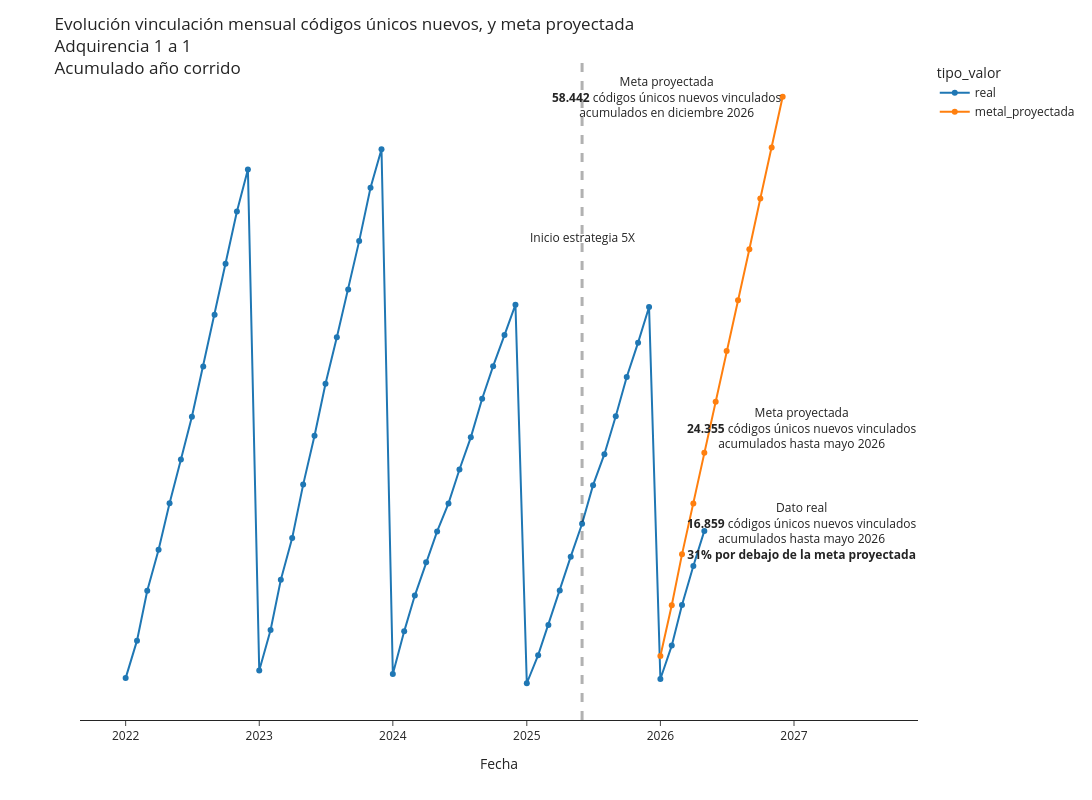

Write notebook code for a chart like this one.
### Code cell
fig = px.line(df_plot, x="fecha", y="valor", color='tipo_valor',markers=True, template='simple_white', width=1600, height=800)
fig.add_vline(x='2025-06-01', line_width=3, line_dash="dash")
fig.update_layout(
    title={
        'text': "Evolución vinculación mensual códigos únicos nuevos, y meta proyectada<br>Adquirencia 1 a 1<br>Acumulado año corrido",
        'xanchor': 'left',
        'yanchor': 'top'},
    xaxis=dict(
            title=dict(
                text="Fecha"
            )),
    yaxis=dict(
            title=dict(
                text="Número de códigos únicos nuevos vinculados<br>acumulados año corrido<br>adquirencia 1 a 1"
            ))
)

fig.update_yaxes(visible=False)
fig.add_annotation(x='2025-06-01', y=45000,
            text="Inicio estrategia 5X",
            showarrow=False,
            arrowhead=1)

fig.add_annotation(x='2026-12-01', y=58452,
            text="Meta proyectada<br><b>58.442</b> códigos únicos nuevos vinculados<br>acumulados en diciembre 2026",
            showarrow=False,
            xanchor='right')
fig.add_annotation(x='2026-03-01', y=24355,
            text="Meta proyectada<br><b>24.355</b> códigos únicos nuevos vinculados<br>acumulados hasta mayo 2026",
            showarrow=False,
            xanchor='left',
            xshift=3,
            yshift=25)
fig.add_annotation(x='2026-03-01', y=16859,
            text="Dato real<br><b>16.859</b> códigos únicos nuevos vinculados<br>acumulados hasta mayo 2026<br><b>31% por debajo de la meta proyectada</b>",
            showarrow=False,
            xanchor='left',
            xshift=3)


fig.show()

### Figure 1 — Plotly figure (JSON) as saved in the notebook; plotly's stock layout.template omitted (floating-point values rounded to 4 significant figures)
{"data": [{"hovertemplate": "tipo_valor=real<br>fecha=%{x}<br>valor=%{y}<extra></extra>", "legendgroup": "real", "line": {"color": "#1F77B4", "dash": "solid"}, "marker": {"symbol": "circle"}, "mode": "lines+markers", "name": "real", "orientation": "v", "showlegend": true, "type": "scatter", "x": ["2026-05-01T00:00:00", "2026-04-01T00:00:00", "2026-03-01T00:00:00", "2026-02-01T00:00:00", "2026-01-01T00:00:00", "2025-12-01T00:00:00", "2025-11-01T00:00:00", "2025-10-01T00:00:00", "2025-09-01T00:00:00", "2025-08-01T00:00:00", "2025-07-01T00:00:00", "2025-06-01T00:00:00", "2025-05-01T00:00:00", "2025-04-01T00:00:00", "2025-03-01T00:00:00", "2025-02-01T00:00:00", "2025-01-01T00:00:00", "2024-12-01T00:00:00", "2024-11-01T00:00:00", "2024-10-01T00:00:00", "2024-09-01T00:00:00", "2024-08-01T00:00:00", "2024-07-01T00:00:00", "2024-06-01T00:00:00", "2024-05-01T00:00:00", "2024-04-01T00:00:00", "2024-03-01T00:00:00", "2024-02-01T00:00:00", "2024-01-01T00:00:00", "2023-12-01T00:00:00", "2023-11-01T00:00:00", "2023-10-01T00:00:00", "2023-09-01T00:00:00", "2023-08-01T00:00:00", "2023-07-01T00:00:00", "2023-06-01T00:00:00", "2023-05-01T00:00:00", "2023-04-01T00:00:00", "2023-03-01T00:00:00", "2023-02-01T00:00:00", "2023-01-01T00:00:00", "2022-12-01T00:00:00", "2022-11-01T00:00:00", "2022-10-01T00:00:00", "2022-09-01T00:00:00", "2022-08-01T00:00:00", "2022-07-01T00:00:00", "2022-06-01T00:00:00", "2022-05-01T00:00:00", "2022-04-01T00:00:00", "2022-03-01T00:00:00", "2022-02-01T00:00:00", "2022-01-01T00:00:00"], "xaxis": "x", "y": [16859, 13495, 9756, 5869, 2669, 38305, 34893, 31609, 27850, 24210, 21240, 17541, 14390, 11159, 7842, 4955, 2264, 38529, 35619, 32639, 29526, 25820, 22743, 19493, 16810, 13864, 10666, 7236, 3144, 53417, 49728, 44622, 39977, 35412, 30959, 25969, 21293, 16181, 12175, 7365, 3491, 51480, 47450, 42447, 37558, 32611, 27788, 23697, 19497, 15050, 11127, 6346, 2756], "yaxis": "y"}, {"hovertemplate": "tipo_valor=metal_proyectada<br>fecha=%{x}<br>valor=%{y}<extra></extra>", "legendgroup": "metal_proyectada", "line": {"color": "#FF7F0E", "dash": "solid"}, "marker": {"symbol": "circle"}, "mode": "lines+markers", "name": "metal_proyectada", "orientation": "v", "showlegend": true, "type": "scatter", "x": ["2026-01-01T00:00:00", "2026-02-01T00:00:00", "2026-03-01T00:00:00", "2026-04-01T00:00:00", "2026-05-01T00:00:00", "2026-06-01T00:00:00", "2026-07-01T00:00:00", "2026-08-01T00:00:00", "2026-09-01T00:00:00", "2026-10-01T00:00:00", "2026-11-01T00:00:00", "2026-12-01T00:00:00"], "xaxis": "x", "y": [4871, 9742, 14613, 19484, 24355, 29226, 34097, 38968, 43839, 48710, 53581, 58452], "yaxis": "y"}], "layout": {"annotations": [{"arrowhead": 1, "showarrow": false, "text": "Inicio estrategia 5X", "x": "2025-06-01", "y": 45000}, {"showarrow": false, "text": "Meta proyectada<br><b>58.442</b> códigos únicos nuevos vinculados<br>acumulados en diciembre 2026", "x": "2026-12-01", "xanchor": "right", "y": 58452}, {"showarrow": false, "text": "Meta proyectada<br><b>24.355</b> códigos únicos nuevos vinculados<br>acumulados hasta mayo 2026", "x": "2026-03-01", "xanchor": "left", "xshift": 3, "y": 24355, "yshift": 25}, {"showarrow": false, "text": "Dato real<br><b>16.859</b> códigos únicos nuevos vinculados<br>acumulados hasta mayo 2026<br><b>31% por debajo de la meta proyectada</b>", "x": "2026-03-01", "xanchor": "left", "xshift": 3, "y": 16859}], "height": 800, "legend": {"title": {"text": "tipo_valor"}, "tracegroupgap": 0}, "margin": {"t": 60}, "shapes": [{"line": {"dash": "dash", "width": 3}, "type": "line", "x0": "2025-06-01", "x1": "2025-06-01", "xref": "x", "y0": 0, "y1": 1, "yref": "y domain"}], "title": {"text": "Evolución vinculación mensual códigos únicos nuevos, y meta proyectada<br>Adquirencia 1 a 1<br>Acumulado año corrido", "xanchor": "left", "yanchor": "top"}, "width": 1600, "xaxis": {"anchor": "y", "domain": [0, 1], "title": {"text": "Fecha"}}, "yaxis": {"anchor": "x", "domain": [0, 1], "title": {"text": "Número de códigos únicos nuevos vinculados<br>acumulados año corrido<br>adquirencia 1 a 1"}, "visible": false}}}
